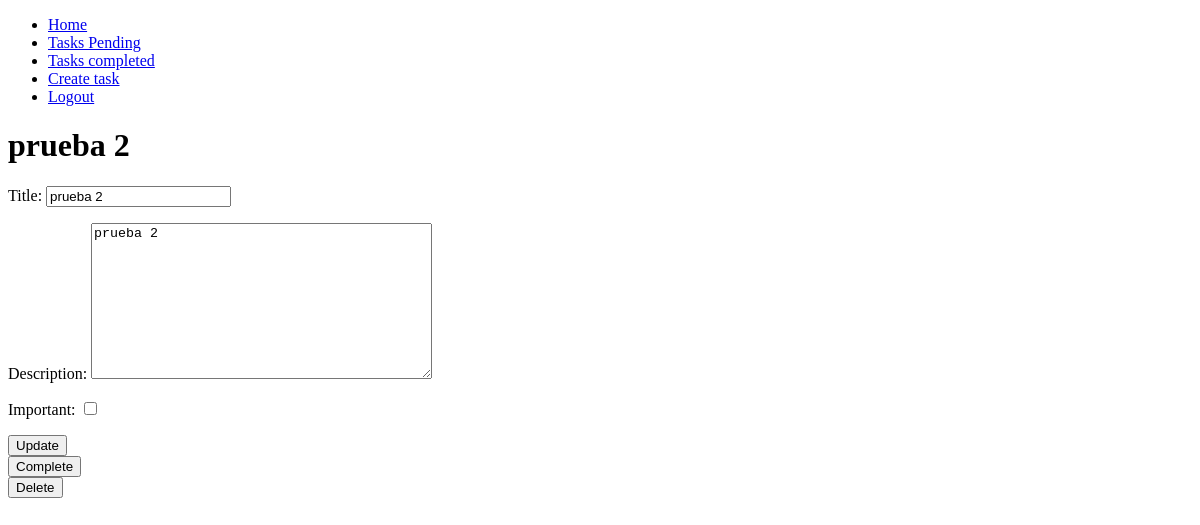
Page /tasks/7/ (signed in) on the earlier database version.
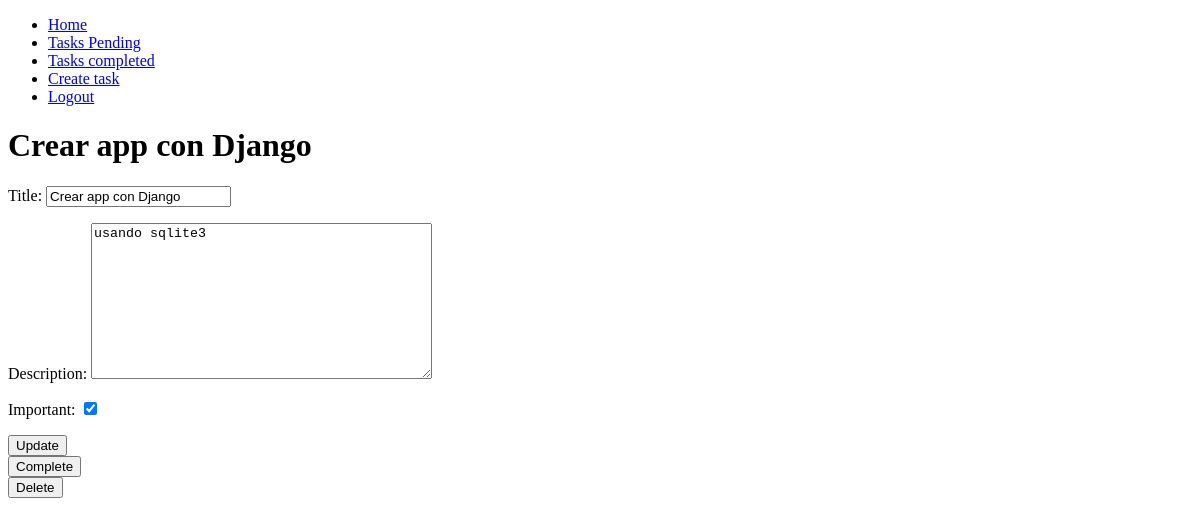
Same page on the later database version.
### tasks/models.py (models this page shows, shortened)
class Task(models.Model):
    title = models.CharField(max_length=100)
    description = models.TextField(blank=True)
    created = models.DateTimeField(auto_now_add=True)
    datecompleted = models.DateTimeField(null=True, blank=True)
    important = models.BooleanField(default=False)
    user = models.ForeignKey(User, on_delete= models.CASCADE)

### tasks/views.py (the view, shortened to what this page needs)
# urls.py: path('tasks/<int:task_id>/', views.task_detail, name='task_detail'),
def task_detail(request, task_id):
    if request.method == 'GET':
        task = get_object_or_404(Task, pk=task_id, user=request.user)
        form = TaskForm(instance=task)
        return render(request, 'task_detail.html', {'task': task, 'form': form})

### tasks/forms.py
class TaskForm(ModelForm):
    class Meta:
        model = Task
        fields = ['title', 'description', 'important']

### tasks/templates/task_detail.html (shortened to what this page needs)
{% extends 'base.html' %}
{% block content %}
    <h1> {{task.title}} </h1>
    <form method="POST">
        {{form.as_p}}
        <button>
            Update
        </button>
    </form>
    <form action={% url 'complete_task' task.id %} method="POST">
        <button>
            Complete
        </button>
    </form>
    <form action={% url 'delete_task' task.id %} method="POST">
        <button>
            Delete
        </button>
    </form>
{% endblock %}

Differences in the rows shown:
changed Task: title "prueba 2" → "Crear app con Django"; description "prueba 2" → "usando sqlite3"; important "☐" → "☑"
